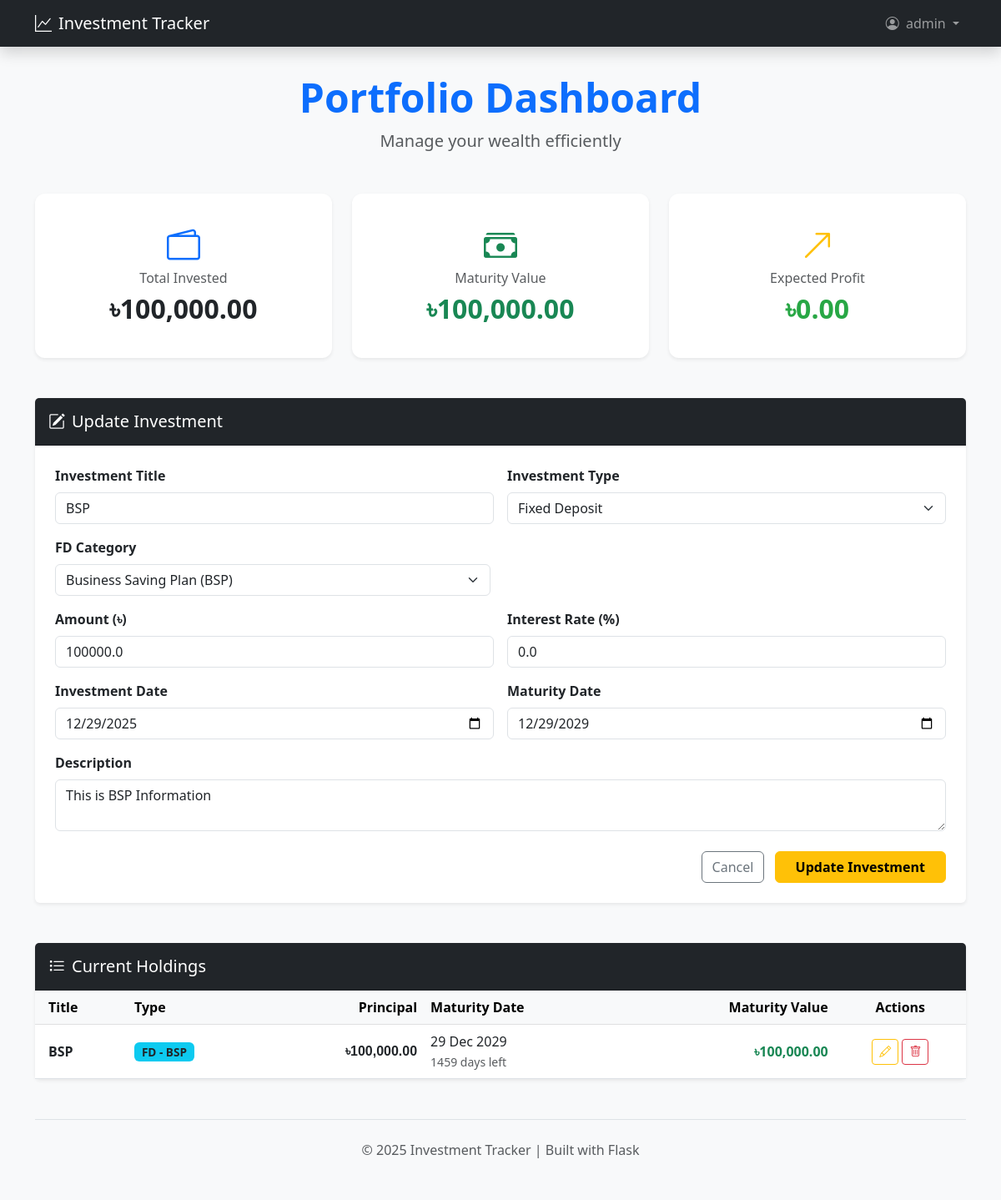
/update/1 (signed in), run on the app's committed database.
### app.py (models this page shows, shortened)
class User(db.Model):
    id = db.Column(db.Integer, primary_key=True)
    username = db.Column(db.String(80), unique=True, nullable=False)
    email = db.Column(db.String(120), unique=True, nullable=False)
    password_hash = db.Column(db.String(200), nullable=False)
    created_at = db.Column(db.DateTime, default=datetime.utcnow)
    investments = db.relationship('Investment', backref='owner', lazy=True, cascade='all, delete-orphan')

class Investment(db.Model):
    id = db.Column(db.Integer, primary_key=True)
    user_id = db.Column(db.Integer, db.ForeignKey('user.id'), nullable=False)
    title = db.Column(db.String(200), nullable=False)
    description = db.Column(db.String(500), nullable=False)
    amount = db.Column(db.Float, nullable=False)
    interest_rate = db.Column(db.Float, default=0.0)
    investment_date = db.Column(db.DateTime, default=datetime.utcnow)
    maturity_date = db.Column(db.DateTime, nullable=False)
    investment_type = db.Column(db.String(50), default="Fixed Deposit")
    fd_type = db.Column(db.String(50), default="")
    def calculate_maturity_amount(self):
        if self.interest_rate <= 0:
            return self.amount
        time_diff = (self.maturity_date - self.investment_date).days / 365.25
        interest = self.amount * (self.interest_rate / 100) * time_diff
        return round(self.amount + interest, 2)
    def days_remaining(self):
        today = datetime.utcnow()
        if self.maturity_date > today:
            return (self.maturity_date - today).days
        return 0
    def get_display_type(self):
        if self.investment_type == "Fixed Deposit" and self.fd_type:
            return f"FD - {self.fd_type}"
        return self.investment_type

### app.py (the view, shortened to what this page needs)
@app.route("/update/<int:id>", methods=["GET", "POST"])
@login_required
def update_investment(id):
    user = get_current_user()
    inv = Investment.query.filter_by(id=id, user_id=user.id).first_or_404()
    investments = Investment.query.filter_by(user_id=user.id).all()
    total_invested, total_maturity, total_profit = calculate_portfolio_totals(investments)
    return render_template('index.html', investment=inv, investments=investments,
                           total_invested=total_invested,
                           total_maturity_value=total_maturity,
                           total_profit=total_profit)

### app.py (called while the page is built)
def get_current_user():
    user_id = session.get('user_id')
    if user_id:
        return db.session.get(User, user_id)
    return None

def login_required(view):
    @functools.wraps(view)
    def wrapped_view(**kwargs):
        user = get_current_user()
        if user is None:
            session.clear()
            flash('Please login to access this page.', 'warning')
            return redirect(url_for('login'))
        return view(**kwargs)
    return wrapped_view

@app.template_filter('currency')
def format_currency(value):
    try:
        return f"৳{float(value):,.2f}"
    except (ValueError, TypeError):
        return f"৳{value}"

def calculate_portfolio_totals(investments):
    total_invested = sum(inv.amount for inv in investments)
    total_maturity_value = sum(inv.calculate_maturity_amount() for inv in investments)
    total_profit = total_maturity_value - total_invested
    return total_invested, total_maturity_value, total_profit

@app.context_processor
def inject_globals():
    now = datetime.utcnow()
    return {
        'datetime': datetime,
        'timedelta': timedelta,
        'current_year': now.strftime('%Y'),
        'today_str': now.strftime('%Y-%m-%d'),
        'next_year_str': (now + timedelta(days=365)).strftime('%Y-%m-%d')
    }

### templates/index.html (shortened to what this page needs)
<!DOCTYPE html>
<html lang="en">
<head>
    <link href="https://cdn.jsdelivr.net/npm/bootstrap@5.3.0/dist/css/bootstrap.min.css" rel="stylesheet">
    <link rel="stylesheet" href="https://cdn.jsdelivr.net/npm/bootstrap-icons@1.11.1/font/bootstrap-icons.css">
</head>
<body class="bg-light">
    <nav class="navbar navbar-expand-lg navbar-dark bg-dark mb-4 shadow">
        <div class="container">
            <a class="navbar-brand" href="{{ url_for('dashboard') }}">
                <i class="bi bi-graph-up me-2"></i>Investment Tracker
            </a>
            <div class="navbar-nav ms-auto align-items-center">
                <li class="nav-item dropdown">
                    <a class="nav-link dropdown-toggle" href="#" role="button" data-bs-toggle="dropdown">
                        <i class="bi bi-person-circle me-1"></i> {{ session.username }}
                    </a>
                </li>
            </div>
        </div>
    </nav>
    <div class="container py-2">
        <header class="text-center mb-5">
            <h1 class="display-5 fw-bold text-primary">Portfolio Dashboard</h1>
            <p class="lead text-muted">Manage your wealth efficiently</p>
        </header>
        <section class="row g-4 mb-5">
            <div class="col-md-4">
                <div class="card summary-card border-0 shadow-sm p-3">
                    <div class="card-body text-center">
                        <i class="bi bi-wallet2 text-primary fs-1 mb-2"></i>
                        <h6 class="text-muted">Total Invested</h6>
                        <h2 class="fw-bold">{{ total_invested|currency }}</h2>
                    </div>
                </div>
            </div>
            <div class="col-md-4">
                <div class="card summary-card border-0 shadow-sm p-3">
                    <div class="card-body text-center">
                        <i class="bi bi-cash-stack text-success fs-1 mb-2"></i>
                        <h6 class="text-muted">Maturity Value</h6>
                        <h2 class="fw-bold text-success">{{ total_maturity_value|currency }}</h2>
                    </div>
                </div>
            </div>
            <div class="col-md-4">
                <div class="card summary-card border-0 shadow-sm p-3">
                    <div class="card-body text-center">
                        <i class="bi bi-arrow-up-right text-warning fs-1 mb-2"></i>
                        <h6 class="text-muted">Expected Profit</h6>
                        <h2 class="fw-bold {{ 'profit-positive' if total_profit >= 0 else 'profit-negative' }}">
                            {{ total_profit|currency }}
                        </h2>
                    </div>
                </div>
            </div>
        </section>
        <section class="card shadow-sm border-0 mb-5">
            <div class="card-header bg-dark text-white p-3">
                <h5 class="mb-0"><i class="bi bi-pencil-square me-2"></i>{{ 'Update' if investment else 'Add New' }} Investment</h5>
            </div>
            <div class="card-body p-4">
                <form method="POST" action="{{ url_for('update_investment', id=investment.id) if investment else url_for('dashboard') }}">
                    <div class="row g-3">
                        <div class="col-md-6">
                            <label class="form-label fw-bold">Investment Title</label>
                            <input type="text" name="title" class="form-control" value="{{ investment.title if investment else '' }}" required>
                        </div>
                        <div class="col-md-6">
                            <label class="form-label fw-bold">Investment Type</label>
                            <select name="investment_type" id="investmentType" class="form-select" onchange="toggleFdType()" required>
                                <option value="Fixed Deposit" {{ 'selected' if investment and investment.investment_type == 'Fixed Deposit' }}>Fixed Deposit</option>
                            </select>
                        </div>
                        <div class="col-md-12" id="fdTypeSection" style="display: none;">
                            <div class="row">
                                <div class="col-md-6">
                                    <label class="form-label fw-bold">FD Category</label>
                                    <select id="fdType" name="fd_type" class="form-select" onchange="toggleOtherFdType()">
                                        <option value="BSP" {{ 'selected' if investment and investment.fd_type == 'BSP' }}>Business Saving Plan (BSP)</option>
                                    </select>
                                </div>
                            </div>
                        </div>
                        <div class="col-md-6">
                            <label class="form-label fw-bold">Amount (৳)</label>
                            <input type="number" step="0.01" name="amount" class="form-control" value="{{ investment.amount if investment else '' }}" required>
                        </div>
                        <div class="col-md-6">
                            <label class="form-label fw-bold">Interest Rate (%)</label>
                            <input type="number" step="0.01" name="interest_rate" class="form-control" value="{{ investment.interest_rate if investment else '0' }}">
                        </div>
                        <div class="col-md-6">
                            <label class="form-label fw-bold">Investment Date</label>
                            <input type="date" name="investment_date" class="form-control" value="{{ investment.investment_date.strftime('%Y-%m-%d') if investment else today_str }}" required>
                        </div>
                        <div class="col-md-6">
                            <label class="form-label fw-bold">Maturity Date</label>
                            <input type="date" name="maturity_date" class="form-control" value="{{ investment.maturity_date.strftime('%Y-%m-%d') if investment else next_year_str }}" required>
                        </div>
                        <div class="col-12">
                            <label class="form-label fw-bold">Description</label>
                            <textarea name="description" class="form-control" rows="2">{{ investment.description if investment else '' }}</textarea>
                        </div>
                    </div>
                    <div class="mt-4 text-end">
                        {% if investment %}
                            <a href="{{ url_for('dashboard') }}" class="btn btn-outline-secondary me-2">Cancel</a>
                            <button type="submit" class="btn btn-warning px-4 fw-bold">Update Investment</button>
                        {% else %}
                            <button type="submit" class="btn btn-primary px-4 fw-bold">Add Investment</button>
                        {% endif %}
                    </div>
                </form>
            </div>
        </section>
        <section class="card shadow-sm border-0">
            <div class="card-header bg-dark text-white p-3">
                <h5 class="mb-0"><i class="bi bi-list-task me-2"></i>Current Holdings</h5>
            </div>
            <div class="card-body p-0">
                <div class="table-responsive">
                    <table class="table table-hover mb-0 align-middle">
                        <thead class="table-light">
                            <tr>
                                <th class="ps-3">Title</th>
                                <th>Type</th>
                                <th class="text-end">Principal</th>
                                <th>Maturity Date</th>
                                <th class="text-end">Maturity Value</th>
                                <th class="text-center">Actions</th>
                            </tr>
                        </thead>
                        <tbody>
                            {% for inv in investments %}
                            <tr>
                                <td class="ps-3 fw-bold">{{ inv.title }}</td>
                                <td><span class="badge bg-info text-dark investment-badge">{{ inv.get_display_type() }}</span></td>
                                <td class="text-end currency-symbol">{{ inv.amount|currency }}</td>
                                <td>
                                    {{ inv.maturity_date.strftime('%d %b %Y') }}
                                    <br><small class="text-{{ 'danger' if inv.days_remaining() < 30 else 'muted' }}">{{ inv.days_remaining() }} days left</small>
                                </td>
                                <td class="text-end fw-bold text-success">{{ inv.calculate_maturity_amount()|currency }}</td>
                                <td class="text-center">
                                    <a href="{{ url_for('update_investment', id=inv.id) }}" class="btn btn-sm btn-outline-warning"><i class="bi bi-pencil"></i></a>
                                    <a href="{{ url_for('delete_investment', id=inv.id) }}" class="btn btn-sm btn-outline-danger" onclick="return confirm('Delete this record?')"><i class="bi bi-trash"></i></a>
                                </td>
                            </tr>
                            {% endfor %}
                        </tbody>
                    </table>
                </div>
            </div>
        </section>
        <footer class="mt-5 py-4 text-center text-muted border-top">
            <p>&copy; {{ current_year }} Investment Tracker | Built with Flask</p>
        </footer>
    </div>
</body>
</html>

### templates/index.html (style rules this page uses)
.summary-card { transition: transform 0.3s ease; border-radius: 12px; }
.profit-positive { color: #28a745; }
.currency-symbol { font-family: Arial, sans-serif; font-weight: 600; }
.investment-badge { font-size: 0.85em; padding: 0.35em 0.65em; }

### data on the page
User: username "admin"
Investment: title "BSP", amount "100000.0", interest_rate "0.0", investment_date "12/29/2025", maturity_date "12/29/2029", description "This is BSP Information", get_display_type "FD - BSP", amount "৳100,000.00", maturity_date "29 Dec 2029", days_remaining "1459", calculate_maturity_amount "৳100,000.00"

### other printed values
{{ total_invested|currency }} "৳100,000.00"
{{ total_maturity_value|currency }} "৳100,000.00"
{{ total_profit|currency }} "৳0.00"
{{ 'Update' if investment else 'Add New' }} "Update"
